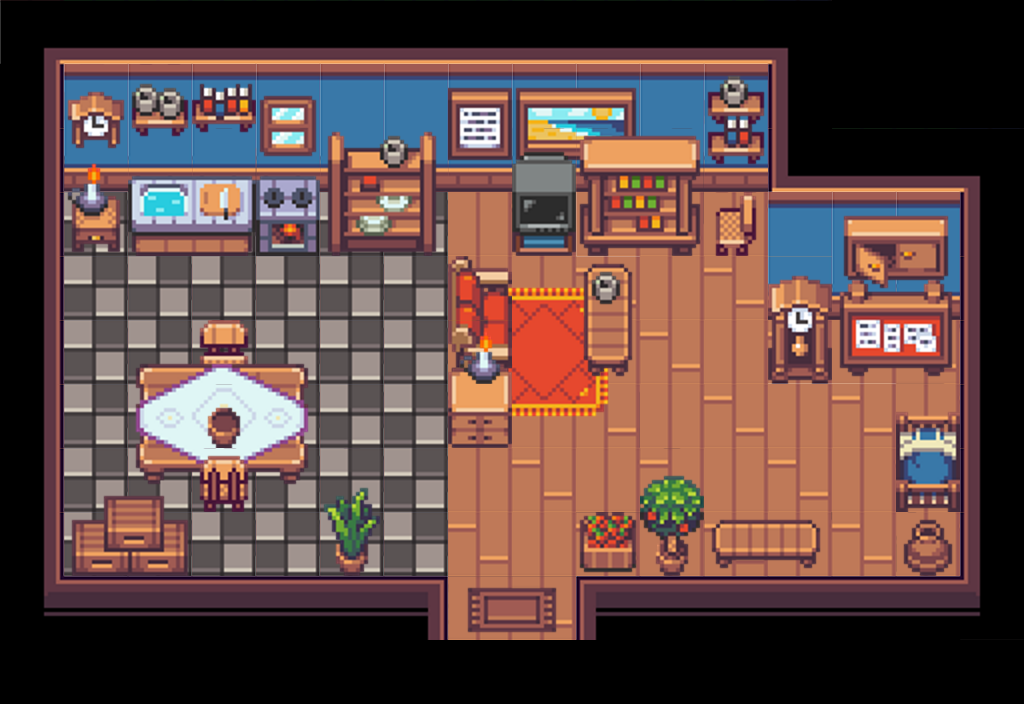

Below is a game level as drawn by its tile map, then a one-line description and the .tmx file that defines it, in full:
An orthogonal 16x11 tile map with 64x64 px tiles, 6 tile layers (Base_Layer, Decorations_1, Decorations_2, Decorations_3, ...), 1 hidden layer not drawn, 3 tilesets and 2 objects (Player).

<map version="1.10" tiledversion="1.12.0" orientation="orthogonal" renderorder="right-down" width="16" height="11" tilewidth="64" tileheight="64" infinite="0" nextlayerid="11" nextobjectid="3">
 <tileset firstgid="1" name="atlas_64x" tilewidth="64" tileheight="64" tilecount="768" columns="48">
  <image source="../../../../assets/textures/environments/atlas_64x.png" width="3072" height="1024" />
 </tileset>
 <tileset firstgid="769" name="!CL_DEMO_64" tilewidth="64" tileheight="64" tilecount="1240" columns="40">
  <image source="../../../../assets/textures/environments/!CL_DEMO_64.png" width="2560" height="1984" />
 </tileset>
 <tileset firstgid="2009" name="duck-Sheet" tilewidth="64" tileheight="64" tilecount="120" columns="24">
  <image source="../../../../assets/textures/characters/duck-Sheet.png" width="1536" height="320" />
 </tileset>
 <layer id="1" name="Base_Layer" width="16" height="11">
  <data encoding="csv">
530,531,531,531,531,531,531,531,531,531,531,531,532,0,0,0,
625,2,2,2,2,2,2,2,2,2,2,2,629,0,0,0,
625,50,50,50,50,50,50,50,50,50,50,50,580,531,531,532,
625,439,439,439,439,439,439,337,338,337,338,337,2,2,2,629,
625,439,439,439,439,439,439,338,337,338,337,338,50,50,50,629,
625,439,439,439,439,439,439,337,338,337,338,337,338,337,338,629,
625,439,439,439,439,439,439,338,337,338,337,338,337,338,337,629,
625,439,439,439,439,439,439,337,338,337,338,337,338,337,338,629,
625,439,439,439,439,439,439,338,337,338,337,338,337,338,337,629,
673,723,723,723,723,723,674,337,338,676,723,723,723,723,723,677,
0,0,0,0,0,0,0,0,0,0,0,0,0,0,0,0
</data>
 </layer>
 <layer id="2" name="Decorations_1" width="16" height="11">
  <data encoding="csv">
0,0,0,0,0,0,0,0,0,0,0,0,0,0,0,0,
0,655,496,494,14,0,0,492,587,588,0,495,0,0,0,0,
0,703,544,542,62,0,0,540,635,636,0,543,0,0,0,0,
0,0,0,0,0,0,0,0,0,0,0,0,0,459,460,0,
0,0,0,0,0,0,0,0,0,0,0,0,0,507,508,0,
0,0,0,0,0,0,0,0,0,0,0,0,0,0,0,0,
0,0,0,0,0,0,0,0,0,0,0,0,0,0,0,0,
0,0,0,0,0,0,0,0,0,0,0,0,0,0,0,0,
0,0,0,0,0,0,0,0,0,0,0,0,0,0,0,0,
0,0,0,0,0,0,0,0,0,0,0,0,0,0,0,0,
0,0,0,0,0,0,0,0,0,0,0,0,0,0,0,0
</data>
 </layer>
 <layer id="3" name="Decorations_2" width="16" height="11">
  <data encoding="csv">
0,0,0,0,0,0,0,0,0,0,0,0,0,0,0,0,
0,0,0,0,0,0,0,0,0,0,0,0,0,0,0,0,
0,688,691,692,694,358,359,0,586,489,490,0,0,0,0,0,
0,736,739,740,742,406,407,0,634,537,538,400,0,0,0,0,
0,0,0,0,0,0,0,17,18,19,0,0,654,555,556,0,
0,0,0,352,0,0,0,65,66,67,0,0,702,603,604,0,
0,0,0,0,0,0,0,113,114,115,0,0,0,0,0,0,
0,0,0,0,0,0,0,0,0,0,0,0,0,0,731,0,
0,70,71,0,0,689,0,0,0,164,594,591,592,0,644,0,
0,0,0,0,0,0,0,101,102,0,0,0,0,0,0,0,
0,0,0,0,0,0,0,0,0,0,0,0,0,0,0,0
</data>
 </layer>
 <layer id="4" name="Decorations_3" width="16" height="11">
  <data encoding="csv">
0,0,0,0,0,0,0,0,0,0,0,0,0,0,0,0,
0,0,0,0,0,0,0,0,0,0,0,0,0,0,0,0,
0,0,0,0,0,0,0,0,0,0,0,0,0,0,0,0,
0,0,0,0,0,0,0,0,0,0,0,0,0,0,0,0,
0,0,0,0,0,0,0,589,0,250,0,0,0,0,0,0,
0,0,0,350,0,0,0,637,0,298,0,0,0,0,0,0,
0,0,397,398,399,0,0,0,0,0,0,0,0,0,0,0,
0,0,445,446,447,0,0,0,0,0,0,0,0,0,0,0,
0,0,0,0,0,0,0,0,0,0,0,0,0,0,0,0,
0,0,0,0,0,0,0,0,0,0,0,0,0,0,0,0,
0,0,0,0,0,0,0,0,0,0,0,0,0,0,0,0
</data>
 </layer>
 <layer id="5" name="Decorations_4" width="16" height="11">
  <data encoding="csv">
0,0,0,0,0,0,0,0,0,0,0,0,0,0,0,0,
0,0,0,0,0,0,0,0,0,0,0,0,0,0,0,0,
0,0,0,0,0,0,0,0,0,0,0,0,0,0,0,0,
0,0,0,0,0,0,0,0,0,0,0,0,0,0,0,0,
0,0,0,0,0,0,0,0,0,216,0,0,0,0,0,0,
0,0,0,0,0,0,0,595,0,0,0,0,0,0,0,0,
0,0,0,737,0,0,0,643,0,0,0,0,0,0,0,0,
0,0,0,448,0,0,0,0,0,0,0,0,0,0,0,0,
0,0,0,0,0,0,0,0,0,0,0,0,0,0,0,0,
0,0,0,0,0,0,0,0,0,0,0,0,0,0,0,0,
0,0,0,0,0,0,0,0,0,0,0,0,0,0,0,0
</data>
 </layer>
 <objectgroup id="10" name="Interaction">
  <object id="2" name="Jay" type="Player" gid="2009" x="448" y="640" width="64" height="64" />
 </objectgroup>
 <layer id="6" name="Decorations_5" width="16" height="11">
  <data encoding="csv">
0,0,0,0,0,0,0,0,0,0,0,0,0,0,0,0,
0,0,0,0,0,0,0,0,0,0,0,0,0,0,0,0,
0,0,0,0,0,0,0,0,0,0,0,0,0,0,0,0,
0,0,0,0,0,0,0,0,0,0,0,0,0,0,0,0,
0,0,0,0,0,0,0,0,0,0,0,0,0,0,0,0,
0,0,349,0,351,0,0,533,0,0,0,0,0,0,0,0,
0,0,0,0,0,0,0,0,0,0,0,0,0,0,683,0,
0,22,23,0,0,641,0,0,0,0,546,0,0,0,0,0,
0,0,0,0,0,0,0,0,0,0,0,0,0,0,0,0,
0,0,0,0,0,0,0,0,0,0,0,0,0,0,0,0,
0,0,0,0,0,0,0,0,0,0,0,0,0,0,0,0
</data>
 </layer>
 <layer id="8" name="Collision" width="16" height="11" visible="0">
  <data encoding="csv">
1490,1490,1490,1490,1490,1490,1490,1490,1490,1490,1490,1490,1490,0,0,0,
1490,1490,1490,1490,1490,1490,1490,1490,1490,1490,1490,1490,1490,0,0,0,
1490,1490,1490,1490,1490,1490,1490,1490,1490,1490,1490,1490,1490,1490,1490,1490,
1490,1490,1490,1490,1490,1490,1490,1490,1490,1490,1490,1490,1490,1490,1490,1490,
1490,0,0,0,0,0,0,1490,0,1490,0,0,1490,1490,1490,1490,
1490,0,0,1490,0,0,0,1490,0,1490,0,0,1490,1490,1490,1490,
1490,0,1490,1490,1490,0,0,1490,0,0,0,0,0,0,0,1490,
1490,0,0,1490,0,0,0,0,0,0,0,0,0,0,1490,1490,
1490,1490,1490,0,0,1490,0,0,0,1490,1490,1490,1490,0,1490,1490,
1490,1490,1490,1490,1490,1490,1490,0,0,1490,1490,1490,1490,1490,1490,1490,
0,0,0,0,0,0,1491,1491,1491,1491,0,0,0,0,0,0
</data>
 </layer>
 <objectgroup id="9" name="Object Layer 1">
  <object id="1" x="448" y="640" width="128" height="64">
   <properties>
    <property name="Transition" value="tests/test_assets/maps/map_changing/test_map_with_collision.tmx" />
   </properties>
  </object>
 </objectgroup>
</map>
